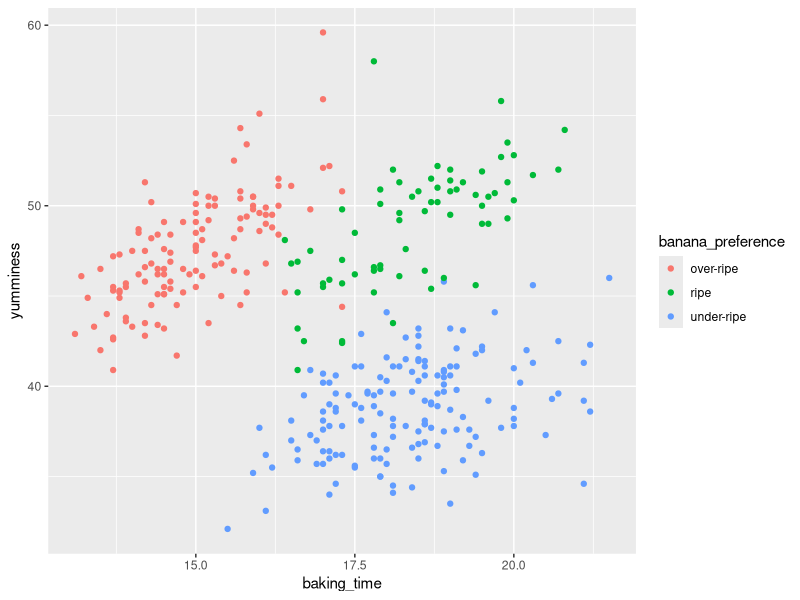

Source code (R):
library(tidyverse)
library(palmerpenguins)

penguin_bananas <- penguins %>%
  mutate(banana_quantity = case_when(species == "Adelie" & island == "Biscoe" ~ 1,
                                     species == "Adelie" & island == "Dream" ~ 0.6,
                                     species == "Adelie" & island == "Torgersen" ~ 0,
                                     TRUE ~ 1)) %>% 
  mutate(baking_time = bill_depth_mm,
         yumminess = bill_length_mm) %>% 
  mutate(banana_preference = case_when(
    species == "Chinstrap" ~ "ripe",
    species == "Gentoo" ~ "over-ripe",
    species == "Adelie" ~ "under-ripe"
  ))

banana_colours <- list("under-ripe" = "#89973d",
                       "ripe" = "#e8b92f",
                       "over-ripe" = "#a45e41")



penguin_bananas %>% 
  ggplot(aes(x = baking_time,
             y = yumminess)) +
  geom_point(aes(color = banana_preference))





